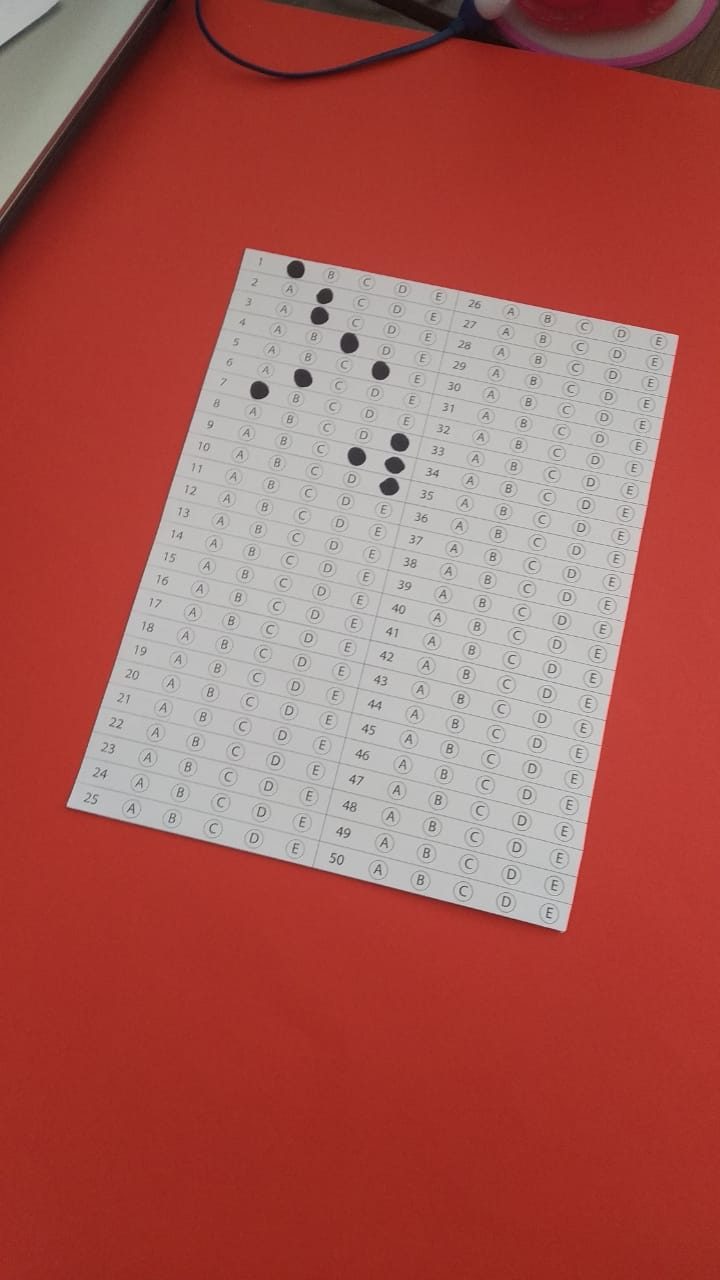
#> input picture images/warp_fundo_ver1.jpeg, 720 x 1280 px
$ python warp_test.py
#> lines starting #> are read from the running program, lines starting #| are printed output that depends on the picture; after the words box and inside, x2 and y2 are one past the last pixel; in counts of white or black regions, pixels touching at a corner belong together; long printed decimals are rounded
import cv2
import numpy as np

warp_test = cv2.imread('./images/warp_fundo_ver1.jpeg')
#> warp_test is the input picture: shape (1280, 720, 3); mean B, G, R 86.1, 92.3, 167.8

warp_test = cv2.cvtColor(warp_test, cv2.COLOR_BGR2GRAY)
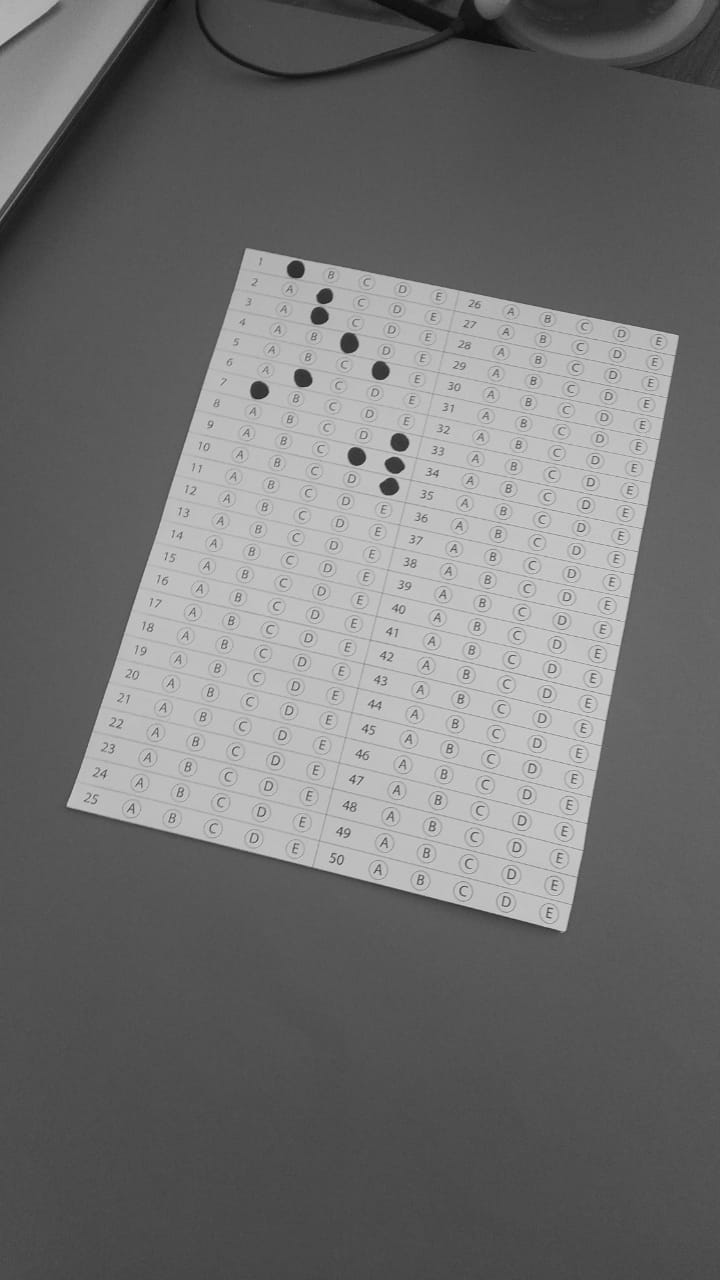
#> warp_test: shape (1280, 720); min 7, max 228, mean 114.2
imgBlur = cv2.GaussianBlur(warp_test,(5,5),1)
imgCanny = cv2.Canny(imgBlur, 10,50)
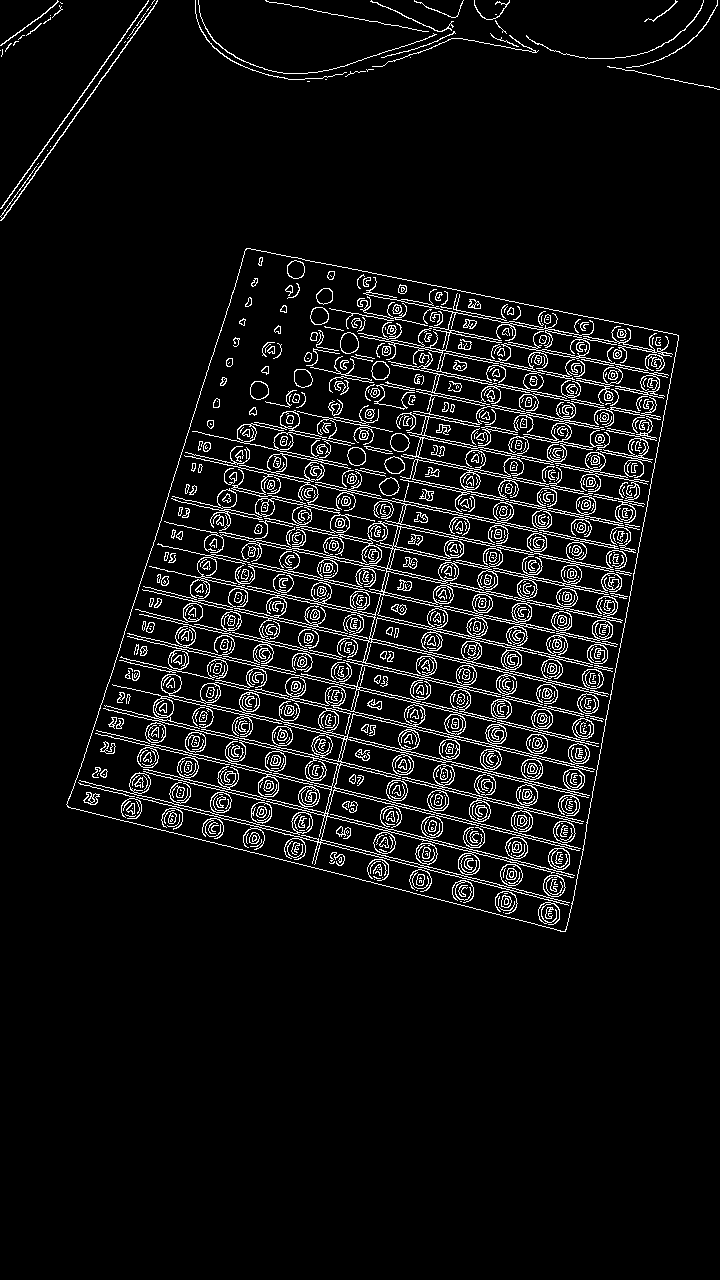
#> imgCanny: shape (1280, 720); 6.4% white in thin lines or dots, all inside (x1, y1, x2, y2) = (0, 0, 720, 932)

imgContours = warp_test.copy()

contours, hierarchy = cv2.findContours(imgCanny, cv2.RETR_EXTERNAL, cv2.CHAIN_APPROX_NONE)
#> contours = 43 contours, 31 with area under 20; largest, box (x1, y1, x2, y2) and area: (66, 248, 679, 932) 283990, (0, 0, 158, 221) 162, (0, 0, 149, 209) 146, (526, 0, 704, 59) 46, (0, 0, 59, 46) 44

contour_areas = []
for i in range(len(contours)):
    contour_areas.append(cv2.contourArea(contours[i]))
#> this loop made 43 passes
#> after the loop, contour_areas = 43 values, max 283990 at index 0, min 0 at index 1, mean 6620.2

print(contour_areas)
#> (printed output is left out)


max_area_idx = 0
max_area_val = 0
for i in range(len(contours)):
    # print('tamanho do contorno: ', len(contour))

    if(cv2.contourArea(contours[i]) > max_area_val):
        # print('maior: ', cv2.contourArea(contours[i]))
        max_area_idx = i
        max_area_val = cv2.contourArea(contours[i])
#> this loop made 43 passes
#> (max_area_idx, max_area_val) on pass 1: (0, 283990)
#> after the loop, max_area_idx = 0; max_area_val = 283990


rect = cv2.minAreaRect(contours[0])
#> rect = ((389.3, 575), (607.3, 515.4), -75.88)
box_points = cv2.boxPoints(rect)
#> box_points = [[565.2, 932.3], [65.35, 806.6], [213.5, 217.7], [713.3, 343.4]]
box_points = np.int0(box_points)
#> box_points = [[565, 932], [65, 806], [213, 217], [713, 343]]
cv2.drawContours(imgContours, [box_points], 0, (255,0,0),2)
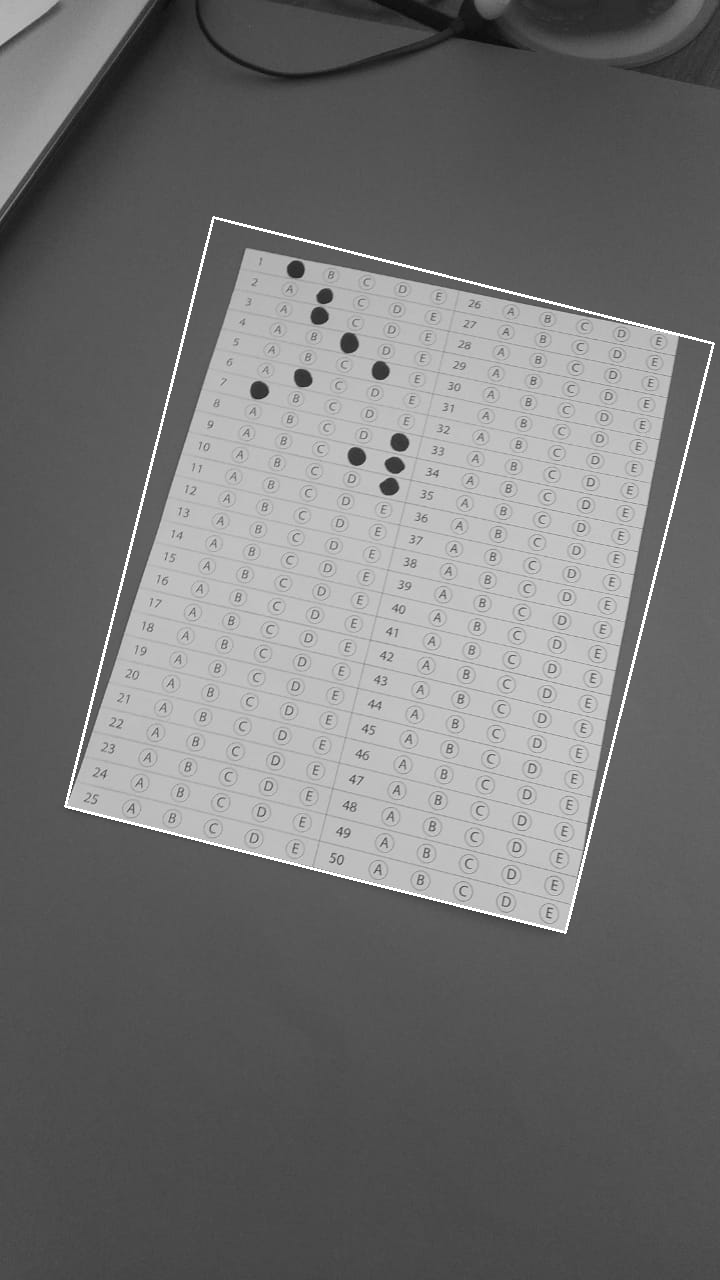
#> imgContours: shape (1280, 720); 0.7% of pixels changed, all inside (x1, y1, x2, y2) = (64, 216, 715, 934)
print(rect)
#| ((389.327, 574.981), (607.262, 515.388), -75.881)
print(max_area_idx)
#| 0
print(max_area_val)
#| 283990.0

cv2.imshow('warp original', warp_test)
cv2.imshow('warp canny', imgCanny)
cv2.imshow('contours', imgContours)

# cv2.imwrite('contornos.jpeg',imgContours)

cv2.waitKey()
cv2.destroyAllWindows()
